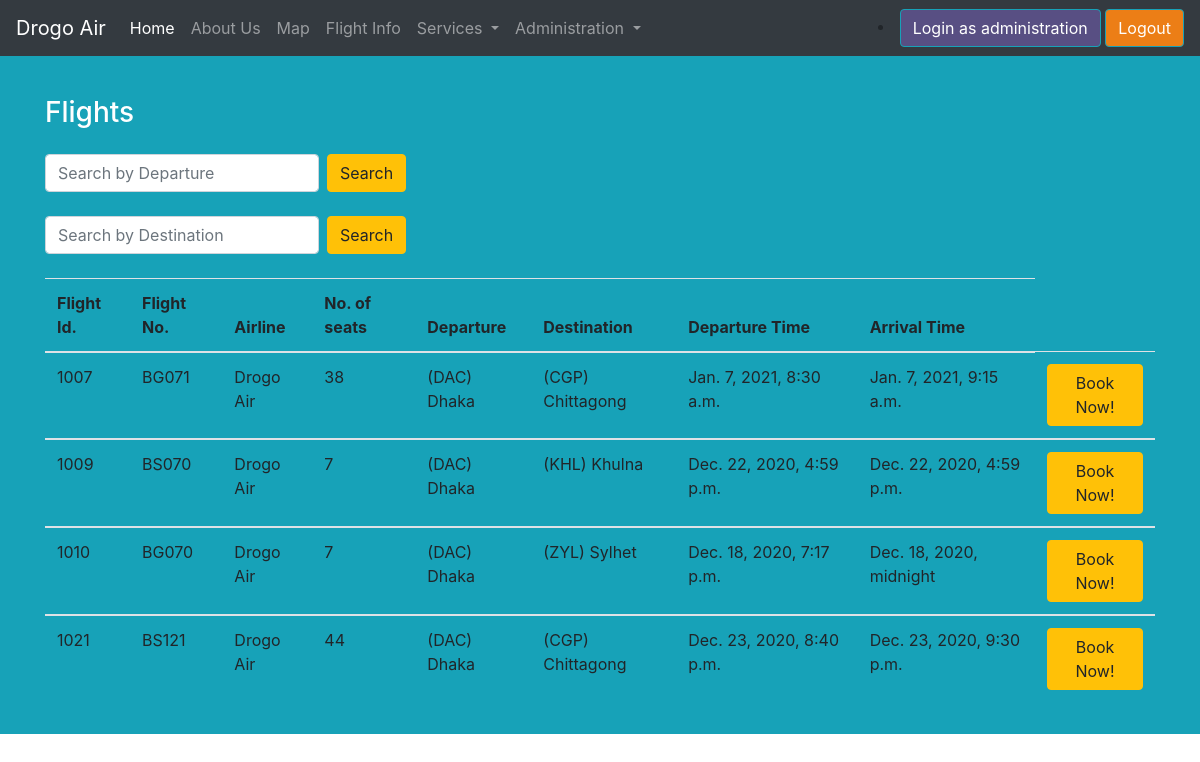
The page /flight_details on the database its author committed.
### user/models.py (models this page shows)
class Flight(models.Model):
    flight_no = models.IntegerField(primary_key=True, default=1007)
    flight_id = models.TextField(null=True)
    airline_name = models.CharField(max_length=50)
    no_of_seats = models.IntegerField(default=0)
    source = models.CharField(max_length=50)
    source_code = models.CharField(max_length=3)
    destination = models.CharField(max_length=50)
    destination_code = models.CharField(max_length=3)
    arrival_time = models.DateTimeField()
    departure_time = models.DateTimeField()

### user/views.py (the view)
# urls.py: path('flight_details', views.flight_details, name='flight_details'),
def flight_details(request):
    data = Flight.objects.all()
    return render(request, 'flight_details.html', {'flights': data})

### user/templates/flight_details.html (shortened to what this page needs)
{% extends 'base.html' %}
{% block body %}
<div class="p-3 mb-2 bg-info text-white">
<div class="container">
  <h3 class="my-4">Flights</h3>
  <div>
    <form class="form-inline my-2 my-lg-0" method="post" action="{% url 'search_by_source'%}" role="form">
      <input class="form-control mr-sm-2" placeholder="Search by Departure" name="source" type="text">
      <button class="btn btn-warning my-2 my-sm-0" type="submit" style="margin-right:10px;">Search</button>
    </form>
    <br>
    <form class="form-inline my-2 my-lg-0" method="post" action="{% url 'search_by_destination'%}" role="form">
      <input class="form-control mr-sm-2" placeholder="Search by Destination" name="destination" type="text">
      <button class="btn btn-warning my-2 my-sm-0" type="submit">Search</button>
    </form>
  </div>
  <br>
  <table class="table table-hover">
    <thead>
      <tr>
        <th scope="col">Flight Id.</th>
        <th scope="col">Flight No.</th>
        <th scope="col">Airline</th>
        <th scope="col">No. of seats</th>
        <th scope="col">Departure</th>
        <th scope="col">Destination</th>
        <th scope="col">Departure Time</th>
        <th scope="col">Arrival Time</th>
      </tr>
    </thead>
    <tbody>
      {% for flight in flights %}
      <td>{{ flight.flight_no}}</td>
      <td>{{ flight.flight_id}}</td>
      <td>{{ flight.airline_name}}</td>
      <td>{{ flight.no_of_seats }}</td>
      <td>({{ flight.source_code}}) {{ flight.source}}</td>
      <td>({{ flight.destination_code}}) {{ flight.destination}}</td>
      <td>{{ flight.departure_time}}</td>
      <td>{{ flight.arrival_time}}</td>
      <td>
        {% if flight.no_of_seats > 0 %}
        <a href="{% url 'book_flight' flight.pk%}" class="btn btn-warning" role="button">Book Now!</a>
        {% else %}
        <button type="button" class="btn btn-warning disabled">Book Now!</button>
        {% endif %}
      </td>
    </tbody>
    {% endfor %}
  </table>
</div>
{% endblock body %}

### rows shown on the page
Flight: flight_no "1007", flight_id "BG071", airline_name "Drogo Air", no_of_seats "38", source_code "DAC", source "Dhaka", destination_code "CGP", destination "Chittagong", departure_time "Jan. 7, 2021, 8:30 a.m.", arrival_time "Jan. 7, 2021, 9:15 a.m.", shows "Book Now!"
Flight: flight_no "1009", flight_id "BS070", airline_name "Drogo Air", no_of_seats "7", source_code "DAC", source "Dhaka", destination_code "KHL", destination "Khulna", departure_time "Dec. 22, 2020, 4:59 p.m.", arrival_time "Dec. 22, 2020, 4:59 p.m.", shows "Book Now!"
Flight: flight_no "1010", flight_id "BG070", airline_name "Drogo Air", no_of_seats "7", source_code "DAC", source "Dhaka", destination_code "ZYL", destination "Sylhet", departure_time "Dec. 18, 2020, 7:17 p.m.", arrival_time "Dec. 18, 2020, midnight", shows "Book Now!"
Flight: flight_no "1021", flight_id "BS121", airline_name "Drogo Air", no_of_seats "44", source_code "DAC", source "Dhaka", destination_code "CGP", destination "Chittagong", departure_time "Dec. 23, 2020, 8:40 p.m.", arrival_time "Dec. 23, 2020, 9:30 p.m.", shows "Book Now!"
